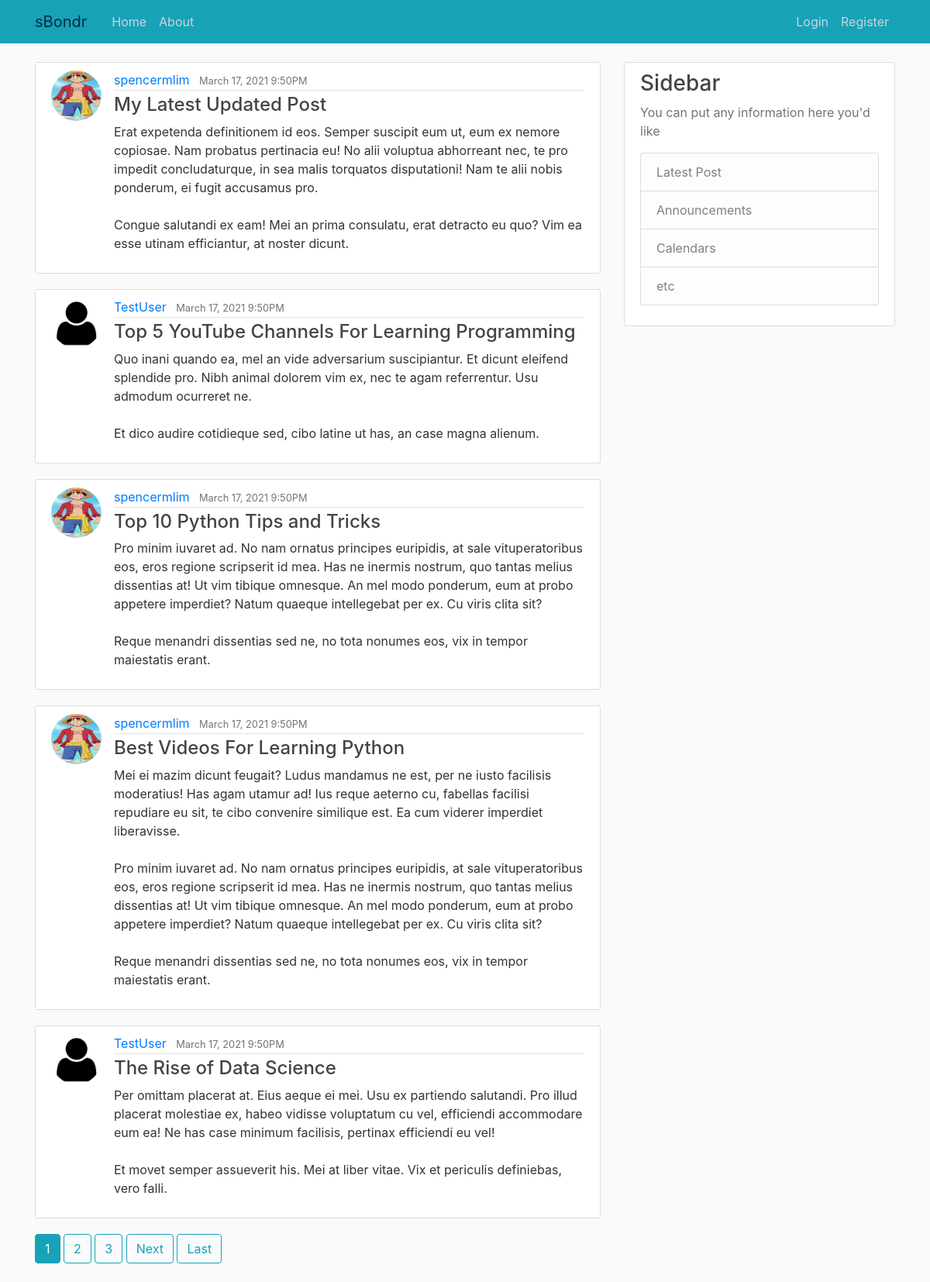
The app's page /, older data.
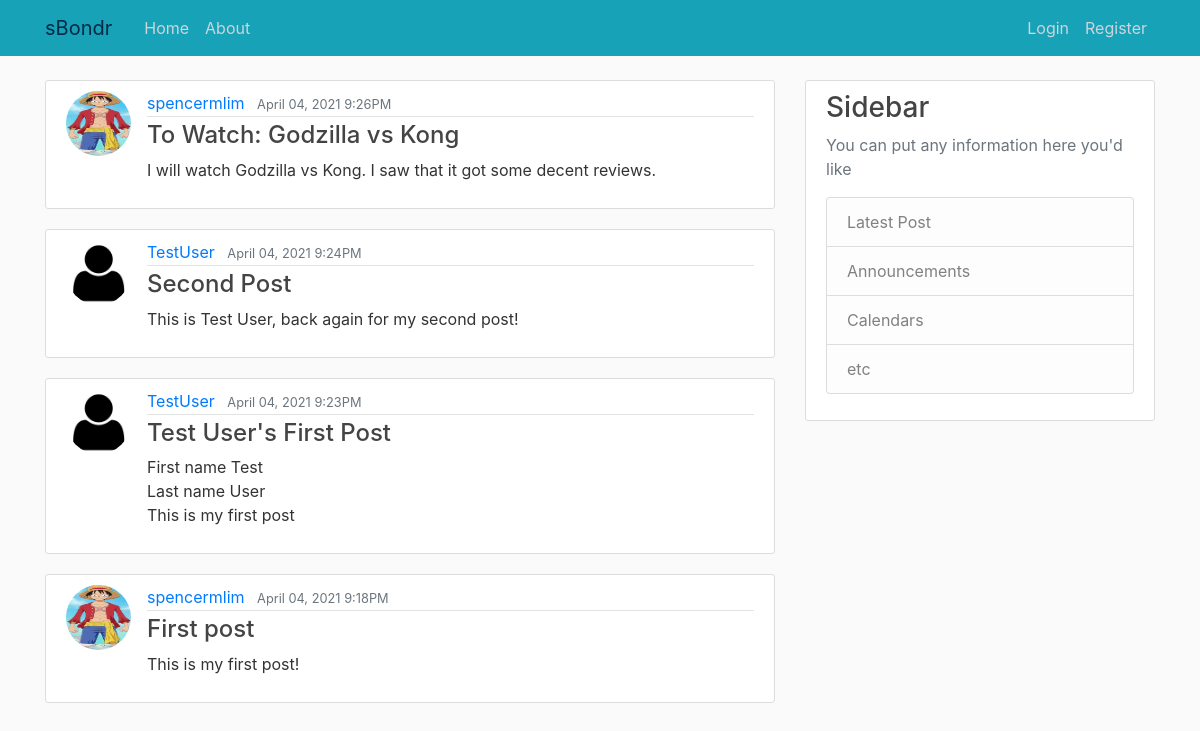
The same page, newer data.
### blog/models.py (models this page shows, shortened)
class Post(models.Model):
    title = models.CharField(max_length=100)
    content = models.TextField()
    date_posted = models.DateTimeField(default=timezone.now)
    author = models.ForeignKey(User, on_delete=models.CASCADE)

### users/models.py (models this page shows, shortened)
class Profile(models.Model):
    user = models.OneToOneField(User, on_delete=models.CASCADE)
    image = models.ImageField(default='default.jpg', upload_to='profile_pics')

### blog/views.py (the view)
# urls.py: path('', PostListView.as_view(), name='blog-home'),
class PostListView(ListView):
    model = Post
    template_name ='blog/home.html' # <app>/<model>_<viewtype>.html
    context_object_name = 'posts'
    ordering = ['-date_posted']
    paginate_by = 5

### blog/templates/blog/home.html (shortened to what this page needs)
{% extends "blog/base.html" %}
{% block content %}
    {% for post in posts %}
        <article class="media content-section">
            <img class="rounded-circle article-img" src="{{ post.author.profile.image.url }}">
            <div class="media-body">
            <div class="article-metadata">
                <a class="mr-2" href="{% url 'user-posts' post.author.username %}">{{ post.author }}</a>
                <small class="text-muted">{{ post.date_posted|date:"F d, Y g:iA"}}</small>
            </div>
            <h4><a class="article-title" href="{% url 'post-detail' post.id %}">{{ post.title }}</a></h4>
            <p class="article-content">{{ post.content }}</p>
            </div>
        </article>
    {% endfor %}
    {% if is_paginated %}
        {% for num in page_obj.paginator.page_range %}
            {% if page_obj.number == num %}
                <a class="btn btn-info mb-4" href="?page={{ num }}">{{ num }}</a>
            {% elif num > page_obj.number|add:'-3' and num < page_obj.number|add:'3' %}
                <a class="btn btn-outline-info mb-4" href="?page={{ num }}">{{ num }}</a>
            {% endif %}
        {% endfor %}
        {% if page_obj.has_next %}
            <a class="btn btn-outline-info mb-4" href="?page={{ page_obj.next_page_number }}">Next</a>
            <a class="btn btn-outline-info mb-4" href="?page={{ page_obj.paginator.num_pages }}">Last</a>
        {% endif %}
    {% endif %}
{% endblock content %}

### blog/templates/blog/base.html (shortened to what this page needs)
{% load static %}
<!DOCTYPE html>
<html>
<head>
    <link rel="stylesheet" href="https://cdn.jsdelivr.net/npm/bootstrap@4.6.0/dist/css/bootstrap.min.css">
    <link rel="stylesheet" type="text/css" href="{% static 'blog/main.css' %}">
</head>
<body>
    <header class="site-header">
        <nav class="navbar navbar-expand-md navbar-dark bg-info fixed-top">
          <div class="container">
            <a class="navbar-brand mr-4" style="color: #012a47;" href="{% url 'blog-home' %}">sBondr</a>
            <div class="collapse navbar-collapse" id="navbarToggle">
              <div class="navbar-nav mr-auto">
                <a class="nav-item nav-link" href="{% url 'blog-home' %}">Home</a>
                <a class="nav-item nav-link" href="{% url 'blog-about' %}">About</a>
              </div>
              <div class="navbar-nav">
                {% if user.is_authenticated %}
                  <a class="nav-item nav-link" href="{% url 'post-create' %}">New Post</a>
                  <a class="nav-item nav-link" href="{% url 'profile' %}">Profile</a>
                  <a class="nav-item nav-link" href="{% url 'logout' %}">Logout</a>
                {% else %}
                  <a class="nav-item nav-link" href="{% url 'login' %}">Login</a>
                  <a class="nav-item nav-link" href="{% url 'register' %}">Register</a>
                {% endif %}
              </div>
            </div>
          </div>
        </nav>
      </header>
    <main role="main" class="container">
        <div class="row">
            <div class="col-md-8">
                {% block content %}{% endblock %}
            </div>
            <div class="col-md-4">
                <div class="content-section">
                    <h3>Sidebar</h3>
                    <p class='text-muted'>You can put any information here you'd like
                        <ul class="list-group">
                            <li class="list-group-item list-group-item-light">Latest Post</li>
                            <li class="list-group-item list-group-item-light">Announcements</li>
                            <li class="list-group-item list-group-item-light">Calendars</li>
                            <li class="list-group-item list-group-item-light">etc</li>
                        </ul>
                    </p>
                </div>
            </div>
        </div>
    </main>
</body>
</html>

### blog/static/blog/main.css (style rules this page uses)
body { background: #fafafa; color: #333333; margin-top: 5rem; }
h1, h2, h3, h4, h5, h6 { color: #444444; }
ul { margin: 0; }
.site-header .navbar-nav .nav-link { color: #cbd5db; }
.content-section { background: #ffffff; padding: 10px 20px; border: 1px solid #dddddd; border-radius: 3px; margin-bottom: 20px; }
.article-title { color: #444444; }
.article-content { white-space: pre-line; }
.article-img { height: 65px; width: 65px; margin-right: 16px; }
.article-metadata { padding-bottom: 1px; margin-bottom: 4px; border-bottom: 1px solid #e3e3e3 }

Row changes from the older to the newer data that the page shows:
removed Post: author.profile.image (picture), author "spencermlim", date_posted "March 17, 2021 9:50PM", title "My Latest Updated Post", content "Erat expetenda definitionem id eos. Semper suscipit eum ut, eum ex nemore copiosae. Nam probatus pertinacia eu! No alii voluptua abhorreant nec, te pro impedit concludaturque, in sea malis torquatos disputationi! Nam te alii nobis ponderum, ei fugit accusamus pro. Congue salutandi ex eam! Mei an prima consulatu, erat detracto eu quo? Vim ea esse utinam efficiantur, at noster dicunt."
removed Post: author.profile.image (placeholder picture), author "TestUser", date_posted "March 17, 2021 9:50PM", title "Top 5 YouTube Channels For Learning Programming", content "Quo inani quando ea, mel an vide adversarium suscipiantur. Et dicunt eleifend splendide pro. Nibh animal dolorem vim ex, nec te agam referrentur. Usu admodum ocurreret ne. Et dico audire cotidieque sed, cibo latine ut has, an case magna alienum."
removed Post: author.profile.image (picture), author "spencermlim", date_posted "March 17, 2021 9:50PM", title "Top 10 Python Tips and Tricks", content "Pro minim iuvaret ad. No nam ornatus principes euripidis, at sale vituperatoribus eos, eros regione scripserit id mea. Has ne inermis nostrum, quo tantas melius dissentias at! Ut vim tibique omnesque. An mel modo ponderum, eum at probo appetere imperdiet? Natum quaeque intellegebat per ex. Cu viris clita sit? Reque menandri dissentias sed ne, no tota nonumes eos, vix in tempor maiestatis erant."
removed Post: author.profile.image (picture), author "spencermlim", date_posted "March 17, 2021 9:50PM", title "Best Videos For Learning Python", content "Mei ei mazim dicunt feugait? Ludus mandamus ne est, per ne iusto facilisis moderatius! Has agam utamur ad! Ius reque aeterno cu, fabellas facilisi repudiare eu sit, te cibo convenire similique est. Ea cum viderer imperdiet liberavisse. Pro minim iuvaret ad. No nam ornatus principes euripidis, at sale vituperatoribus eos, eros regione scripserit id mea. Has ne inermis nostrum, quo tantas melius dissentias at! Ut vim tibique omnesque. An mel modo ponderum, eum at probo appetere imperdiet? Natum quaeque intellegebat per ex. Cu viris clita sit? Reque menandri dissentias sed ne, no tota nonumes eos, vix in tempor maiestatis erant."
removed Post: author.profile.image (placeholder picture), author "TestUser", date_posted "March 17, 2021 9:50PM", title "The Rise of Data Science", content "Per omittam placerat at. Eius aeque ei mei. Usu ex partiendo salutandi. Pro illud placerat molestiae ex, habeo vidisse voluptatum cu vel, efficiendi accommodare eum ea! Ne has case minimum facilisis, pertinax efficiendi eu vel! Et movet semper assueverit his. Mei at liber vitae. Vix et periculis definiebas, vero falli."
added Post: author.profile.image (picture), author "spencermlim", date_posted "April 04, 2021 9:26PM", title "To Watch: Godzilla vs Kong", content "I will watch Godzilla vs Kong. I saw that it got some decent reviews."
added Post: author.profile.image (placeholder picture), author "TestUser", date_posted "April 04, 2021 9:24PM", title "Second Post", content "This is Test User, back again for my second post!"
added Post: author.profile.image (placeholder picture), author "TestUser", date_posted "April 04, 2021 9:23PM", title "Test User's First Post", content "First name Test Last name User This is my first post"
added Post: author.profile.image (picture), author "spencermlim", date_posted "April 04, 2021 9:18PM", title "First post", content "This is my first post!"
Text that changed along with them:
list line gone: "1"
list line gone: "2"
list line gone: "3"
text no longer shown: "Next Last"
